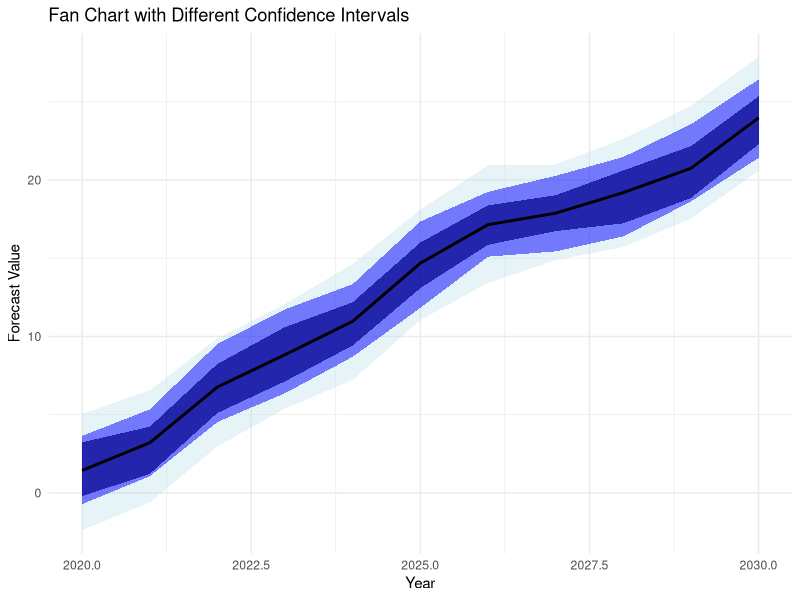

This chart was generated by the following R code:
install.packages("ggplot2")
install.packages("dplyr")

library(ggplot2)
library(dplyr)

# Example data
set.seed(123)
time <- seq(2020, 2030, by = 1)
median_forecast <- cumsum(rnorm(11, 2, 1))

# Different confidence intervals
ci_50_lower <- median_forecast - runif(11, 1, 2)
ci_50_upper <- median_forecast + runif(11, 1, 2)
ci_75_lower <- median_forecast - runif(11, 2, 3)
ci_75_upper <- median_forecast + runif(11, 2, 3)
ci_95_lower <- median_forecast - runif(11, 3, 4)
ci_95_upper <- median_forecast + runif(11, 3, 4)

data <- data.frame(time, median_forecast, ci_50_lower, ci_50_upper, ci_75_lower, ci_75_upper, ci_95_lower, ci_95_upper)

ggplot(data, aes(x = time)) +
  geom_ribbon(aes(ymin = ci_95_lower, ymax = ci_95_upper), fill = "lightblue", alpha = 0.3) +
  geom_ribbon(aes(ymin = ci_75_lower, ymax = ci_75_upper), fill = "blue", alpha = 0.5) +
  geom_ribbon(aes(ymin = ci_50_lower, ymax = ci_50_upper), fill = "darkblue", alpha = 0.7) +
  geom_line(aes(y = median_forecast), color = "black", size = 1) +
  labs(title = "Fan Chart with Different Confidence Intervals",
       x = "Year",
       y = "Forecast Value") +
  theme_minimal()
